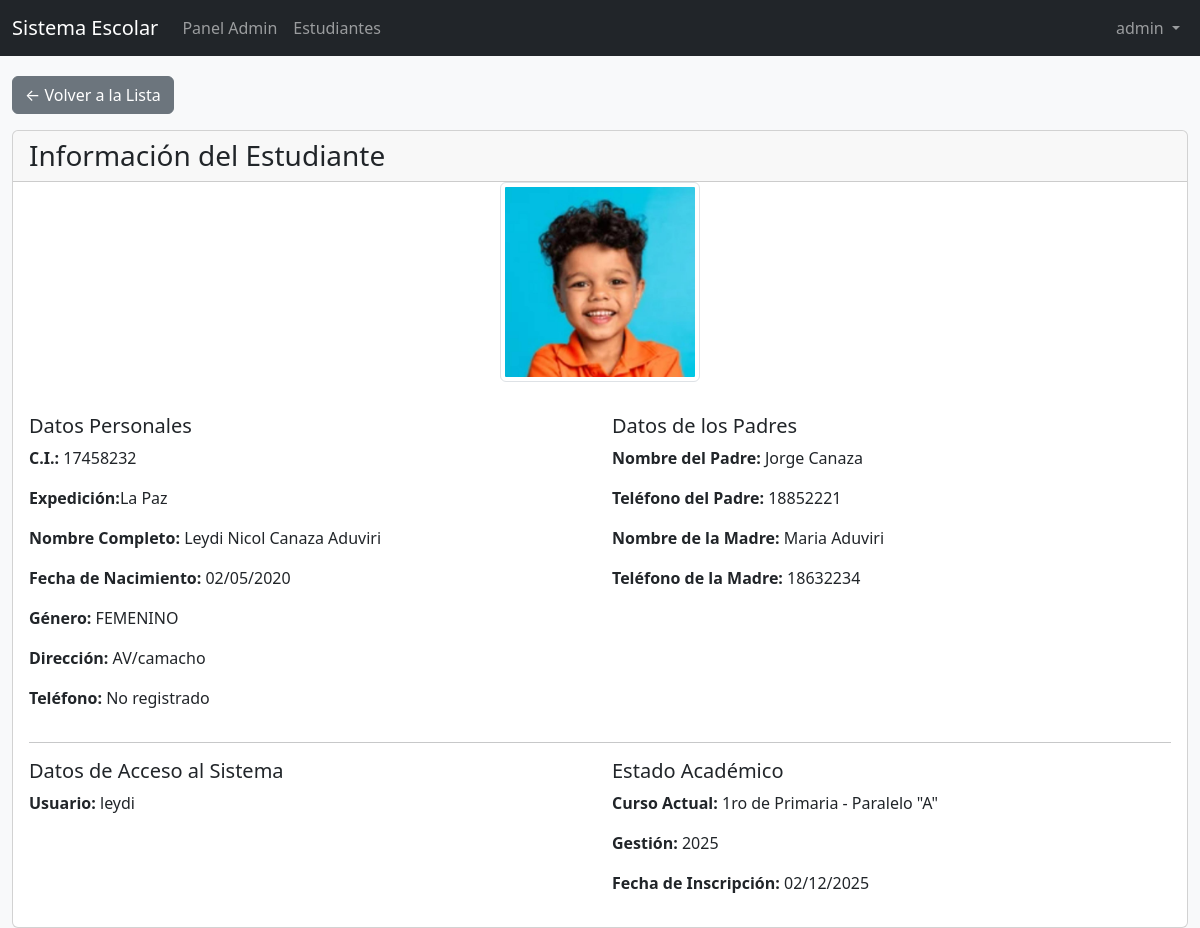
Page /admin/ver_estudiante/2 (signed in) on the committed database.
### app/models.py (models this page shows, shortened)
class Usuario(UserMixin, db.Model):
    __tablename__ = 'usuario'
    id = db.Column(db.Integer, primary_key=True)
    nombre_usuario = db.Column(db.String(80), unique=True, nullable=False)
    contraseña = db.Column(db.String(255), nullable=False)
    rol = db.Column(db.Enum('ADMIN', 'DOCENTE', 'ESTUDIANTE', name='rol_usuario'), nullable=False)
    estudiante = db.relationship('Estudiante', backref='usuario', uselist=False)
    docente = db.relationship('Docente', backref='usuario', uselist=False)

class Estudiante(db.Model):
    __tablename__ = 'estudiante'
    id_estudiante = db.Column(db.Integer, primary_key=True)
    ci = db.Column(db.String(20), unique=True, nullable=False)
    expedicion = db.Column(db.String(100), nullable=True)
    nombre = db.Column(db.String(100), nullable=False)
    paterno = db.Column(db.String(100), nullable=False)
    materno = db.Column(db.String(100))
    fecha_nac = db.Column(db.Date)
    direccion = db.Column(db.String(255))
    genero = db.Column(db.Enum('MASCULINO', 'FEMENINO', name='genero_estudiante'),nullable=False)
    nombre_padre = db.Column(db.String(100), nullable=True)
    telefono_padre = db.Column(db.String(50), nullable=True)
    nombre_madre = db.Column(db.String(100), nullable=True)
    telefono_madre = db.Column(db.String(50), nullable=True)
    id_usuario = db.Column(db.Integer, db.ForeignKey('usuario.id'), unique=True, nullable=False)
    foto = db.Column(db.String(255), nullable=True)
    inscripciones = db.relationship('Inscripcion', backref='estudiante_rel', lazy=True)

class Grado(db.Model):
    __tablename__ = 'grado'
    id_grado = db.Column(db.Integer, primary_key=True)
    nombre = db.Column(db.String(50), nullable=False)
    paralelo = db.Column(db.String(1), nullable=False)
    cursos = db.relationship('Curso', backref='grado_rel', lazy=True)

class Gestion(db.Model):
    __tablename__ = 'gestion'
    id_gestion = db.Column(db.Integer, primary_key=True)
    anio = db.Column(db.String(4), nullable=False)
    estado = db.Column(db.Enum('ACTIVA', 'CERRADA', name='estado_gestion'), nullable=False, default='ACTIVA')
    cursos = db.relationship('Curso', backref='gestion_rel', lazy=True)

class Inscripcion(db.Model):
    __tablename__ = 'inscripcion'
    id_inscripcion = db.Column(db.Integer, primary_key=True)
    id_estudiante = db.Column(db.Integer, db.ForeignKey('estudiante.id_estudiante'), nullable=False)
    id_curso = db.Column(db.Integer, db.ForeignKey('curso.id_curso'), nullable=False)
    fecha_inscripcion = db.Column(db.DateTime, default=datetime.utcnow)
    notas = db.relationship('Nota', backref='inscripcion_rel', lazy=True)
    documentos = db.relationship('Documentacion', backref='inscripcion_rel', lazy=True)

### app/routes/admin.py (the view)
@admin_bp.route('/ver_estudiante/<int:id_estudiante>')
@login_required
@admin_required
def ver_estudiante(id_estudiante):
    estudiante = Estudiante.query.get_or_404(id_estudiante)
    usuario = estudiante.usuario
    gestion_activa = Gestion.query.filter_by(estado='ACTIVA').first()
    inscripcion = None
    if gestion_activa:
        inscripcion = Inscripcion.query.filter_by(
            id_estudiante=estudiante.id_estudiante
        ).join(Curso).filter(Curso.id_gestion == gestion_activa.id_gestion).first()
    return render_template('admin/ver_estudiante.html',
                           estudiante=estudiante,
                           usuario=usuario,
                           inscripcion=inscripcion)

### templates/admin/ver_estudiante.html (shortened to what this page needs)
{% extends "base.html" %}
{% block content %}
<a href="{{ url_for('admin.listar_estudiantes') }}" class="btn btn-secondary mb-3">← Volver a la Lista</a>
<div class="card">
    <div class="card-header">
        <h3 class="card-title mb-0">Información del Estudiante</h3>
    </div>
    {% if estudiante.foto %}
    <div class="mb-3 text-center">
        <img src="{{ url_for('admin.uploaded_file', filename=estudiante.foto) }}" alt="Foto de {{ estudiante.nombre }}"
            class="img-thumbnail" style="max-width: 200px;">
    </div>
    {% endif %}
    <div class="card-body">
        <div class="row">
            <div class="col-md-6">
                <h5>Datos Personales</h5>
                <p><strong>C.I.:</strong> {{ estudiante.ci }}</p>
                <p><strong>Expedición:</strong>{{ estudiante.expedicion }}</p>
                <p><strong>Nombre Completo:</strong> {{ estudiante.nombre }} {{ estudiante.paterno }} {{
                    estudiante.materno }}</p>
                <p><strong>Fecha de Nacimiento:</strong> {{ estudiante.fecha_nac.strftime('%d/%m/%Y') if
                    estudiante.fecha_nac else 'No registrada' }}</p>
                <p><strong>Género:</strong> {{ estudiante.genero }}</p>
                <p><strong>Dirección:</strong> {{ estudiante.direccion or 'No registrada' }}</p>
                <p><strong>Teléfono:</strong> {{ estudiante.telefono or 'No registrado' }}</p>
            </div>
            <div class="col-md-6">
                <h5>Datos de los Padres</h5>
                <p><strong>Nombre del Padre:</strong> {{ estudiante.nombre_padre or 'No registrado' }}</p>
                <p><strong>Teléfono del Padre:</strong> {{ estudiante.telefono_padre or 'No registrado' }}</p>
                <p><strong>Nombre de la Madre:</strong> {{ estudiante.nombre_madre or 'No registrada' }}</p>
                <p><strong>Teléfono de la Madre:</strong> {{ estudiante.telefono_madre or 'No registrado' }}</p>
            </div>
        </div>
        <hr>
        <div class="row">
            <div class="col-md-6">
                <h5>Datos de Acceso al Sistema</h5>
                <p><strong>Usuario:</strong> {{ usuario.nombre_usuario }}</p>
            </div>
            {% if inscripcion %}
            <div class="col-md-6">
                <h5>Estado Académico</h5>
                <p><strong>Curso Actual:</strong> {{ inscripcion.curso_rel.grado_rel.nombre }} - Paralelo "{{
                    inscripcion.curso_rel.grado_rel.paralelo }}"</p>
                <p><strong>Gestión:</strong> {{ inscripcion.curso_rel.gestion_rel.anio }}</p>
                <p><strong>Fecha de Inscripción:</strong> {{ inscripcion.fecha_inscripcion.strftime('%d/%m/%Y') }}</p>
            </div>
            {% else %}
            <div class="col-md-6">
                <h5>Estado Académico</h5>
                <p class="text-warning">El estudiante no está inscrito en la gestión activa.</p>
            </div>
            {% endif %}
        </div>
    </div>
</div>
{% endblock %}

### templates/base.html (shortened to what this page needs)
<!DOCTYPE html>
<html lang="es">
<head>
    <link href="https://cdn.jsdelivr.net/npm/bootstrap@5.3.2/dist/css/bootstrap.min.css" rel="stylesheet">
</head>
<body>
    <nav class="navbar navbar-expand-lg navbar-dark bg-dark">
        <div class="container-fluid">
            <a class="navbar-brand" href="{{ url_for('main.welcome') }}">Sistema Escolar</a>
            <div class="collapse navbar-collapse" id="navbarNav">
                <ul class="navbar-nav me-auto">
                    {% if current_user.is_authenticated %}
                    {% if current_user.rol == 'ADMIN' %}
                    <li class="nav-item"><a class="nav-link" href="{{ url_for('admin.dashboard') }}">Panel Admin</a>
                    </li>
                    <li class="nav-item"><a class="nav-link"
                            href="{{ url_for('admin.listar_estudiantes') }}">Estudiantes</a></li>
                    {% elif current_user.rol == 'DOCENTE' %}
                    <li class="nav-item"><a class="nav-link" href="{{ url_for('docente.dashboard') }}">Mi Panel</a></li>
                    <li class="nav-item"><a class="nav-link" href="{{ url_for('docente.seleccionar_curso_para_lista') }}">Lista de Estudiantes</a></li>
                    {% endif %}
                    {% endif %}
                </ul>
                <ul class="navbar-nav">
                    {% if current_user.is_authenticated %}
                    <li class="nav-item dropdown">
                        <a class="nav-link dropdown-toggle" href="#" role="button" data-bs-toggle="dropdown">
                            {{ current_user.nombre_usuario }}
                        </a>
                    </li>
                    {% else %}
                    <li class="nav-item"><a class="nav-link" href="{{ url_for('auth.login') }}">Iniciar Sesión</a></li>
                    {% endif %}
                </ul>
            </div>
        </div>
    </nav>
    <main class="container-fluid">
        {% block content %}{% endblock %}
    </main>
</body>
</html>

### templates/base.html (style rules this page uses)
body { background-color: #f8f9fa; }
.navbar { margin-bottom: 20px; }
.container-fluid { max-width: 1200px; }

### rows in the picture
Usuario: nombre_usuario "admin"
Estudiante: foto (picture), ci "17458232", expedicion "La Paz", nombre "Leydi Nicol", paterno "Canaza", materno "Aduviri", fecha_nac "02/05/2020", genero "FEMENINO", direccion "AV/camacho", nombre_padre "Jorge Canaza", telefono_padre "18852221", nombre_madre "Maria Aduviri", telefono_madre "18632234"
Usuario: nombre_usuario "leydi"
Grado: curso_rel.grado_rel.nombre "1ro de Primaria", curso_rel.grado_rel.paralelo "A"
Gestion: curso_rel.gestion_rel.anio "2025"
Inscripcion: fecha_inscripcion "02/12/2025"

### other values in the picture
{{ estudiante.telefono or 'No registrado' }} "No registrado"
